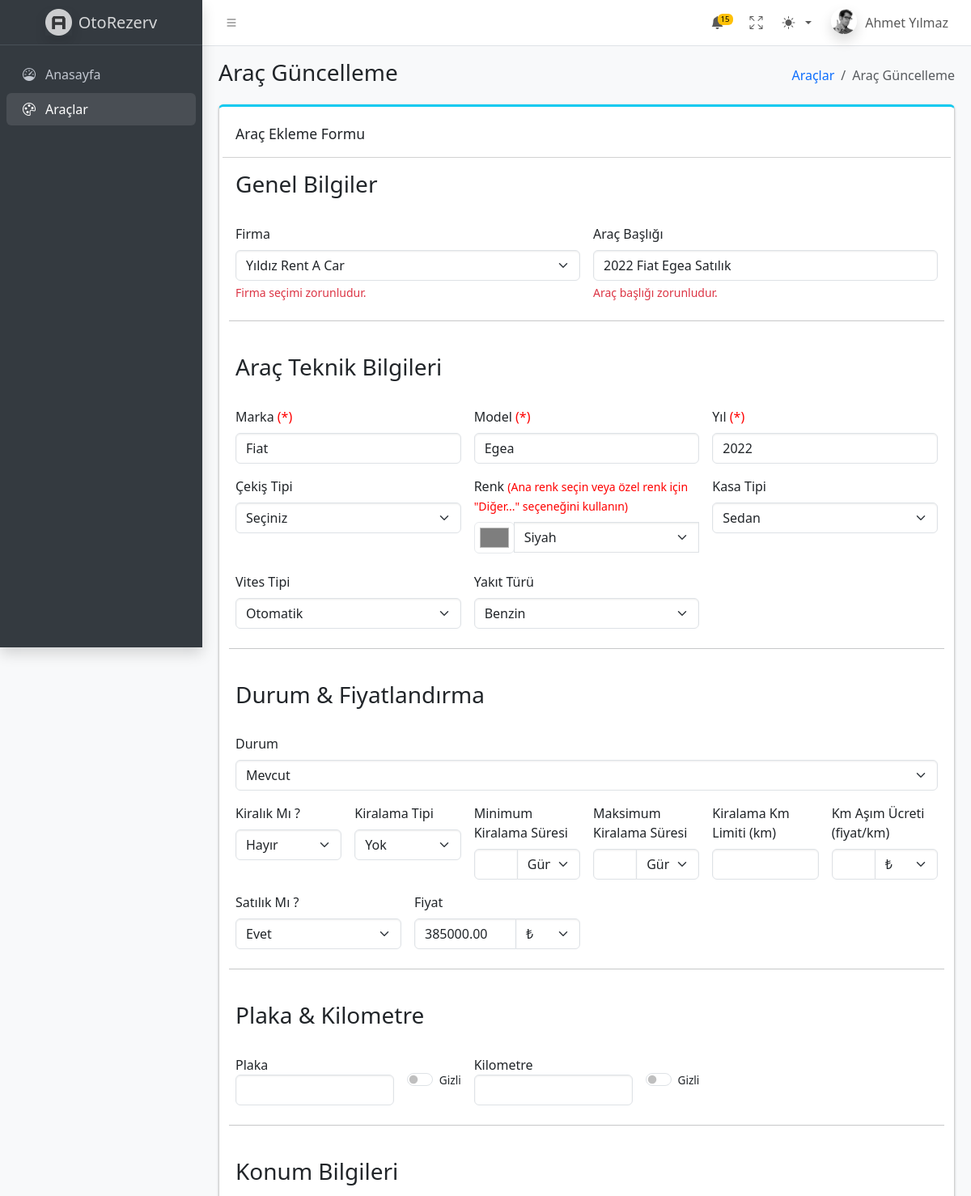
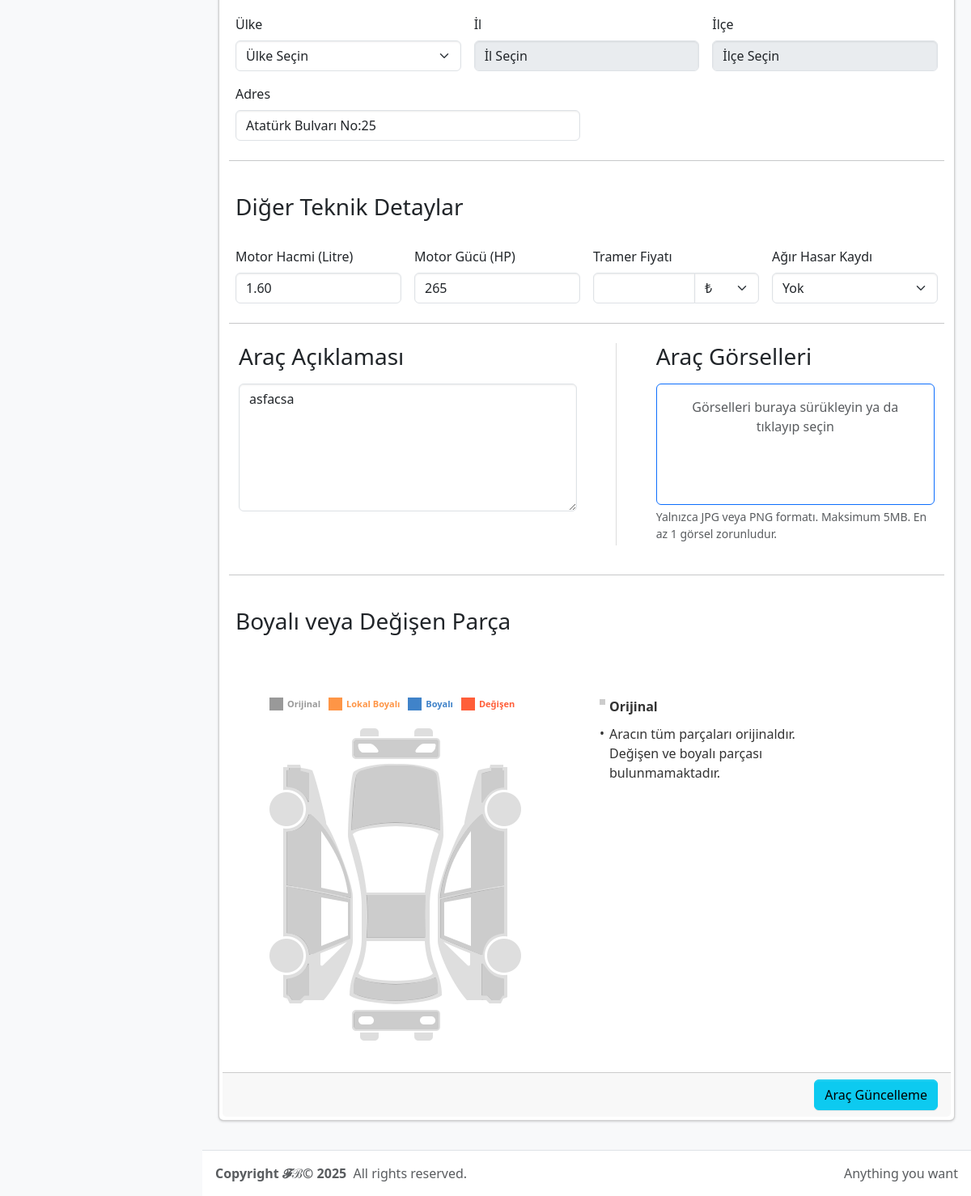
Page /pages/vehicle-form.php?id=2 (signed in) on the committed database (2 pictures, top to bottom).
### tables this page shows
CREATE TABLE `vehicles` (
                            `id` int(11) NOT NULL,
                            `company_id` int(11) DEFAULT NULL,
                            `title` varchar(100) DEFAULT NULL,
                            `brand` varchar(50) DEFAULT NULL,
                            `model` varchar(50) DEFAULT NULL,
                            `year` int(11) DEFAULT NULL,
                            `price` decimal(10,2) DEFAULT NULL,
                            `price_currency` varchar(10) DEFAULT NULL,
                            `is_for_rent` tinyint(1) DEFAULT 0,
                            `is_for_sale` tinyint(1) DEFAULT 0,
                            `status` enum('available','reserved','sold','rented') DEFAULT 'available',
                            `created_at` timestamp NOT NULL DEFAULT current_timestamp(),
                            `plate` varchar(20) DEFAULT NULL,
                            `is_plate_hidden` tinyint(1) DEFAULT 0,
                            `km` int(11) DEFAULT NULL,
                            `is_km_hidden` tinyint(1) DEFAULT 0,
                            `location_address` varchar(255) DEFAULT NULL,
                            `location_country_id` int(11) DEFAULT NULL,
                            `location_city_id` int(11) DEFAULT NULL,
                            `location_district_id` int(11) DEFAULT NULL,
                            `gear_type` enum('manual','automatic','semi-automatic') DEFAULT 'automatic',
                            `fuel_type` enum('petrol','diesel','lpg','electric','hybrid') DEFAULT 'petrol',
                            `engine_size` decimal(5,2) DEFAULT NULL COMMENT 'Motor hacmi litre cinsinden',
                            `horse_power` int(11) DEFAULT NULL COMMENT 'Motor gücü',
                            `color` varchar(30) DEFAULT NULL,
                            `body_type` enum('sedan','hatchback','suv','pickup','coupe','convertible','van','other') DEFAULT NULL,
                            `description` text DEFAULT NULL,
                            `rental_type` enum('daily','weekly','monthly','none') DEFAULT 'none',
                            `min_rent_duration` int(11) DEFAULT NULL COMMENT 'Minimum kiralama süresi gün cinsinden',
                            `min_rent_duration_unit` varchar(10) DEFAULT NULL,
                            `max_rent_duration` int(11) DEFAULT NULL COMMENT 'Maksimum kiralama süresi gün cinsinden',
                            `max_rent_duration_unit` varchar(10) DEFAULT NULL,
                            `tramers_price` decimal(10,2) DEFAULT NULL COMMENT 'Araç tramers fiyatı',
                            `tramers_price_currency` varchar(10) DEFAULT NULL,
                            `traction` enum('fwd','rwd','awd','4wd','other') DEFAULT NULL COMMENT 'Çekiş tipi',
                            `rental_km_limit` int(11) DEFAULT NULL COMMENT 'Kiralık araçlar için km sınırı',
                            `over_km_price` decimal(10,2) DEFAULT NULL COMMENT 'Kiralama km sınırı aşıldığında km başı ücret',
                            `over_km_price_currency` varchar(10) DEFAULT NULL,
                            `heavy_damage_record` tinyint(4) NOT NULL DEFAULT 0
);

### pages/vehicle-form.php (the view, shortened to what the rows shown need)
<?php require_once '../includes/init.php'; ?>
<?php include("../includes/header.php"); ?>
<?php
$edit_data = [];
if(isset($_GET["id"]) && intval($_GET["id"]) > 0) {
    $id = intval($_GET["id"]);
    $edit_data = $db->query("SELECT * FROM vehicles WHERE id = ".$id)->fetch(PDO::FETCH_ASSOC);
}
?>
<link rel="stylesheet" href="/otorezerv/assets/vehicle-damage.css"/>
<div class="app-content">
    <div class="container-fluid">
        <div class="row g-4">
            <div class="col-md-12">
                <div class="card card-info card-outline mb-4 p-1">
                    <form id="vehicleForm" class="needs-validation" novalidate>
                        <div class="card-body">
                            <div class="row g-3">
                                <div class="col-md-6">
                                    <label for="title" class="form-label">Araç Başlığı</label>
                                    <input type="text" id="title" name="title" class="form-control" value="<?= $edit_data["title"] ?? "" ?>" required>
                                    <div class="invalid-feedback">Araç başlığı zorunludur.</div>
                                </div>
                                <div class="col-md-4">
                                    <label for="brand" class="form-label">Marka <span style="color: red">(*)</span></label>
                                    <input type="text" id="brand" name="brand" class="form-control" value="<?= $edit_data["brand"] ?? "" ?>">
                                </div>
                                <div class="col-md-4">
                                    <label for="model" class="form-label">Model <span style="color: red">(*)</span></label>
                                    <input type="text" id="model" name="model" class="form-control" value="<?= $edit_data["model"] ?? "" ?>">
                                </div>
                                <div class="col-md-4">
                                    <label for="year" class="form-label">Yıl <span style="color: red">(*)</span></label>
                                    <input type="number" id="year" name="year" class="form-control" min="1900" max="<?php echo date('Y')+1; ?>"  value="<?= $edit_data["year"] ?? "" ?>">
                                </div>
                                <div class="col-md-4">
                                    <label for="traction" class="form-label">Çekiş Tipi</label>
                                    <select id="traction" name="traction" class="form-select">
                                        <option value="" <?= ($edit_data["traction"] ?? '') == "" ? "selected" : "" ?>>Seçiniz</option>
                                    </select>
                                </div>
                                <div class="col-md-4">
                                    <div class="input-group">
                                        <input type="color" id="color-picker" value="<?= htmlspecialchars($edit_data["color"] ?? '#ffffff') ?>" disabled>
                                        <select id="color-select" class="form-select mb-2" aria-label="Ana renk seçimi" >
                                            <?php foreach ($predefinedColors as $hex => $label): ?>
                                                <option value="<?= $hex ?>" <?= ($edit_data["color"] ?? '') == $hex ? 'selected' : '' ?>>
                                                    <?= $label ?>
                                                </option>
                                            <?php endforeach; ?>
                                        </select>
                                    </div>
                                </div>
                                <div class="col-md-4">
                                    <label for="body_type" class="form-label">Kasa Tipi</label>
                                    <select id="body_type" name="body_type" class="form-select">
                                        <option value="sedan" <?= ($edit_data["body_type"] ?? '') == "sedan" ? "selected" : "" ?>>Sedan</option>
                                    </select>
                                </div>
                                <div class="col-md-4">
                                    <label for="gear_type" class="form-label">Vites Tipi</label>
                                    <select id="gear_type" name="gear_type" class="form-select">
                                        <option value="automatic" <?= ($edit_data["gear_type"] ?? '') == "automatic" ? "selected" : "" ?>>Otomatik</option>
                                    </select>
                                </div>
                                <div class="col-md-4">
                                    <label for="fuel_type" class="form-label">Yakıt Türü</label>
                                    <select id="fuel_type" name="fuel_type" class="form-select">
                                        <option value="petrol" <?= ($edit_data["fuel_type"] ?? '') == "petrol" ? "selected" : "" ?>>Benzin</option>
                                    </select>
                                </div>
                                <div class="col-md-12">
                                    <label for="status" class="form-label">Durum</label>
                                    <select id="status" name="status" class="form-select">
                                        <option value="available" <?= ($edit_data["status"] ?? '') == "available" ? "selected" : "" ?>>Mevcut</option>
                                    </select>
                                </div>
                                <div class="col-md-2">
                                    <label class="form-label">Kiralık Mı ?</label>
                                    <select id="is_for_rent" name="is_for_rent" class="form-select">
                                        <option value="0" <?= ($edit_data["is_for_rent"] ?? '') == "0" ? "selected" : "" ?>>Hayır</option>
                                    </select>
                                </div>
                                <div class="col-md-2">
                                    <label for="rental_type" class="form-label">Kiralama Tipi</label>
                                    <select id="rental_type" name="rental_type" class="form-select">
                                        <option value="none" <?= ($edit_data["rental_type"] ?? '') == "none" ? "selected" : "" ?>>Yok</option>
                                    </select>
                                </div>
                                <div class="col-md-3">
                                    <label class="form-label">Satılık Mı ?</label>
                                    <select id="is_for_sale" name="is_for_sale" class="form-select">
                                        <option value="1" <?= ($edit_data["is_for_sale"] ?? '') == "1" ? "selected" : "" ?>>Evet</option>
                                    </select>
                                </div>
                                <div class="col-md-3">
                                    <div class="input-group">
                                        <input type="number" step="0.01" id="price" name="price" class="form-control" min="0" value="<?= $edit_data["price"] ?? "" ?>">
                                        <select name="price_currency" class="form-select" style="max-width: 80px;">
                                            <option value="TRY" <?= ($edit_data["price_currency"] ?? '') === 'TRY' ? 'selected' : '' ?>>₺</option>
                                        </select>
                                    </div>
                                </div>
                                <div class="col-md-4 d-flex align-items-center">
                                    <div class="form-check form-switch" style="white-space: nowrap;">
                                        <input class="form-check-input" type="checkbox" id="is_plate_hidden" name="is_plate_hidden" value="1" <?= !empty($edit_data["is_plate_hidden"]) ? 'checked' : '' ?> />
                                        <label class="form-check-label" for="is_plate_hidden" style="font-size: 0.85rem;">Gizli</label>
                                    </div>
                                </div>
                                <div class="col-md-4 d-flex align-items-center">
                                    <div class="form-check form-switch" style="white-space: nowrap;">
                                        <input class="form-check-input" type="checkbox" id="is_km_hidden" name="is_km_hidden" value="1" <?= !empty($edit_data["is_km_hidden"]) ? 'checked' : '' ?> />
                                        <label class="form-check-label" for="is_km_hidden" style="font-size: 0.85rem;">Gizli</label>
                                    </div>
                                </div>
                                <div class="col-md-4">
                                    <label for="location_country_id" class="form-label">Ülke</label>
                                    <select id="location_country_id" name="location_country_id" class="form-select select2"
                                            data-selected-country="<?= $edit_data['location_country_id'] ?? '' ?>"
                                            data-selected-city="<?= $edit_data['location_city_id'] ?? '' ?>"
                                            data-selected-district="<?= $edit_data['location_district_id'] ?? '' ?>"
                                            required>
                                        <option value="">Ülke Seçin</option>
                                    </select>
                                </div>
                                <div class="col-md-6">
                                    <label for="location_address" class="form-label">Adres</label>
                                    <input type="text" id="location_address" name="location_address" class="form-control" value="<?=$edit_data["location_address"] ?? "" ?>">
                                </div>
                                <div class="col-md-3">
                                    <label for="engine_size" class="form-label">Motor Hacmi (Litre)</label>
                                    <input type="number" step="0.01" id="engine_size" name="engine_size" class="form-control" min="0" max="2000" value="<?= $edit_data["engine_size"] ?? "" ?>">
                                </div>
                                <div class="col-md-3">
                                    <label for="horse_power" class="form-label">Motor Gücü (HP)</label>
                                    <input type="number" id="horse_power" name="horse_power" class="form-control" min="0" value="<?= $edit_data["horse_power"] ?? "" ?>">
                                </div>
                                <div class="col-md-3">
                                    <label class="form-label">Ağır Hasar Kaydı</label>
                                    <select id="heavy_damage_record" name="heavy_damage_record" class="form-select">
                                        <option value="0" <?= ($edit_data["heavy_damage_record"] ?? '') == "0" ? "selected" : "" ?>>Yok</option>
                                    </select>
                                </div>
                                <div class="container">
                                    <div class="row align-items-start">
                                        <div class="col-md-6">
                                            <h3 class="mb-3">Araç Açıklaması</h3>
                                            <textarea id="description" name="description" class="form-control" rows="6"><?= htmlspecialchars($edit_data["description"] ?? "") ?></textarea>
                                        </div>
                                    </div>
                                </div>
                            </div>
                        </div>
                    </form>
                </div>
            </div>
        </div>
    </div>
</div>
<link rel="stylesheet" href="https://cdn.jsdelivr.net/npm/select2@4.1.0-rc.0/dist/css/select2.min.css">
<?php include("../includes/footer.php"); ?>

### rows in the picture
vehicles: title "2022 Fiat Egea Satılık", brand "Fiat", model "Egea", year "2022", traction "Seçiniz", color "#000000", color "Siyah", body_type "Sedan", gear_type "Otomatik", fuel_type "Benzin", status "Mevcut", is_for_rent "Hayır", rental_type "Yok", is_for_sale "Evet", price "385000.00", location_address "Atatürk Bulvarı No:25", engine_size "1.60", horse_power "265", heavy_damage_record "Yok", description "asfacsa"

### other values in the picture
$_SESSION["user_fullname"] "Ahmet Yılmaz"
$page_title "Araç Güncelleme"
$breadcrumb_home "Araçlar"
$page_text "Güncelleme"
form field company_id "Yıldız Rent A Car"
